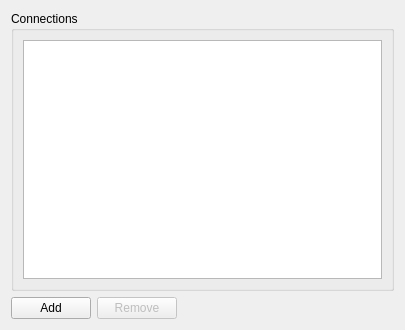
<ui version="4.0" >
 <class>ConnectionManager</class>
 <widget class="QWidget" name="ConnectionManager" >
  <property name="geometry" >
   <rect>
    <x>0</x>
    <y>0</y>
    <width>405</width>
    <height>330</height>
   </rect>
  </property>
  <property name="windowTitle" >
   <string>Form</string>
  </property>
  <layout class="QVBoxLayout" name="verticalLayout" >
   <item>
    <widget class="QGroupBox" name="groupBox" >
     <property name="title" >
      <string>Connections</string>
     </property>
     <layout class="QVBoxLayout" name="verticalLayout_2" >
      <item>
       <widget class="QListWidget" name="connectionsListWidget" >
        <property name="sortingEnabled" >
         <bool>true</bool>
        </property>
       </widget>
      </item>
     </layout>
    </widget>
   </item>
   <item>
    <layout class="QHBoxLayout" name="horizontalLayout" >
     <item>
      <widget class="QPushButton" name="addConnectionButton" >
       <property name="text" >
        <string>Add</string>
       </property>
      </widget>
     </item>
     <item>
      <widget class="QPushButton" name="removeConnectionButton" >
       <property name="enabled" >
        <bool>false</bool>
       </property>
       <property name="text" >
        <string>Remove</string>
       </property>
      </widget>
     </item>
     <item>
      <spacer name="horizontalSpacer" >
       <property name="orientation" >
        <enum>Qt::Horizontal</enum>
       </property>
       <property name="sizeHint" stdset="0" >
        <size>
         <width>40</width>
         <height>20</height>
        </size>
       </property>
      </spacer>
     </item>
    </layout>
   </item>
  </layout>
 </widget>
 <resources/>
 <connections/>
</ui>
